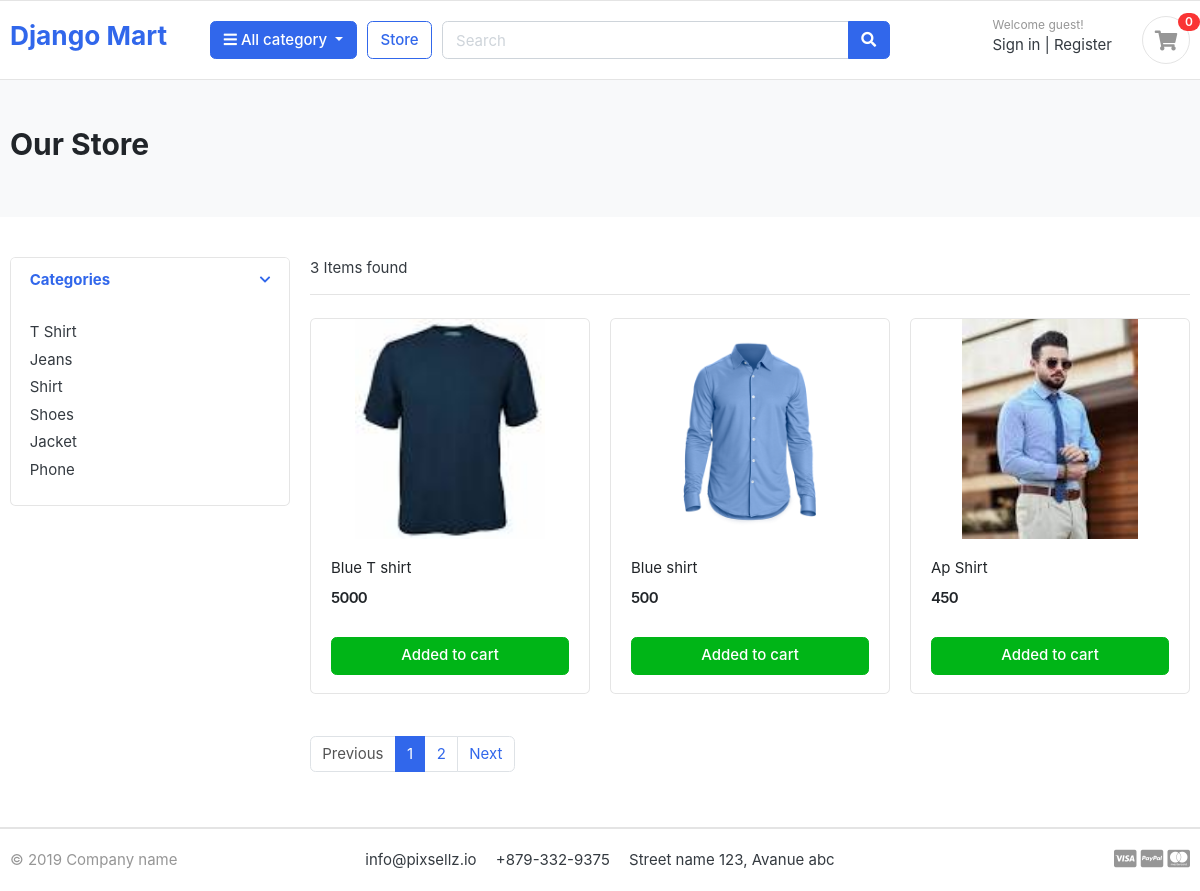
/store/, run on the app's committed database.
### category/models.py (models this page shows, shortened)
class Category(models.Model):
    category_name = models.CharField(max_length = 50, unique = True)
    slug = models.SlugField(max_length= 100, unique = True)
    description = models.TextField(max_length = 255, blank = True)
    cat_image = models.ImageField(upload_to = 'photos/categories', blank = True)

### store/models.py (models this page shows, shortened)
class Product(models.Model):
    product_name = models.CharField(max_length=100, unique=True)
    slug = models.SlugField(max_length=200, unique=True)
    description = models.TextField(max_length=500, blank=True)
    price = models.IntegerField()
    image = models.ImageField(upload_to='photos/products')
    stock = models.IntegerField()
    is_available = models.BooleanField(default=True)
    category = models.ForeignKey(Category, on_delete=models.CASCADE)
    created_date = models.DateTimeField(auto_now_add=True)
    modified_date = models.DateTimeField(auto_now=True)

### store/views.py (the view)
# urls.py: path('store/', include('store.urls')),
def store(request,category_slug=None):
    if category_slug is not None:
        category=get_object_or_404(Category,slug=category_slug)
        products=Product.objects.filter(is_available=True,category=category)
        paginator=Paginator(products,1)
        page=request.GET.get('page')
        paged_products=paginator.get_page(page)
    else:
        category=None
        products=Product.objects.filter(is_available=True)
        paginator=Paginator(products,3)
        page=request.GET.get('page')
        paged_products=paginator.get_page(page)
    categories=Category.objects.all()
    context={'products': paged_products, 'categories': categories}
    return render(request, 'store/store.html', context=context)

### store/templates/store/store.html
{% extends 'base.html' %}
{% block body%}
<section class="section-pagetop bg">
<div class="container">
	<h2 class="title-page">Our Store</h2>
</div>
</section>
<section class="section-content padding-y">
<div class="container">
<div class="row">
	<aside class="col-md-3">
<div class="card">
	<article class="filter-group">
		<header class="card-header">
			<a href="#" data-toggle="collapse" data-target="#collapse_1" aria-expanded="true" class="">
				<i class="icon-control fa fa-chevron-down"></i>
				<h6 class="title">Categories</h6>
			</a>
		</header>
		<div class="filter-content collapse show" id="collapse_1" style="">
			<div class="card-body">
				<ul class="list-menu">
				{% for category in categories %}
				<li><a href="{% url 'products_by_category' category_slug=category.slug %}">{{category.category_name}}</a></li>
				{% endfor %}
				</ul>
			</div>
		</div>
	</article>
</div>
	</aside>
	<main class="col-md-9">
<header class="border-bottom mb-4 pb-3">
		<div class="form-inline">
			<span class="mr-md-auto">{{products|length}} Items found </span>
		</div>
</header>
<div class="row">
	{%for item in products %}
	<div class="col-md-4">
		<figure class="card card-product-grid">
			<div class="img-wrap">
				<img src="{{item.image.url}}">
			</div>
			<figcaption class="info-wrap">
				<div class="fix-height">
					<a href="{% url 'single_products' product_slug=item.slug category_slug=item.category.slug  %}" class="title">{{item.product_name}}</a>
					<div class="price-wrap mt-2">
						<span class="price">{{item.price}}</span>
					</div>
				</div>
				<a href="#" class="btn btn-block btn-success">Added to cart </a>
			</figcaption>
		</figure>
	</div>
	{% endfor %}
</div>
<nav class="mt-4" aria-label="Page navigation sample">
  <ul class="pagination">
	{% if products.has_previous %}
    <li class="page-item "><a class="page-link" href="?page={{products.previous_page_number}}">Previous</a></li>
	{% else %}
    <li class="page-item disabled"><a class="page-link" >Previous</a></li>
	{% endif %}
	{% for i in products.paginator.page_range %}
    <li class="page-item {% if products.number == i %}active{% endif %}">
        <a class="page-link" href="?page={{ i }}">{{ i }}</a>
    </li>
	{% endfor %}
	{% if products.has_next %}
    <li class="page-item "><a class="page-link" href="?page={{products.next_page_number}}">Next</a></li>
	{% else %}
	<li class="page-item disabled "><a class="page-link" >Next</a></li>
	{% endif %}
  </ul>
</nav>
	</main>
</div>
</div>
</section>
{% endblock%}

### static/css/ui.css (style rules this page uses)
html { font-family: "Inter", sans-serif; font-size: 15px; }
.img-wrap { text-align: center; display: block; }
.img-wrap img { max-width: 100%; }
.price-wrap { letter-spacing: -0.7px; }
.padding-y { padding-top: 40px; padding-bottom: 40px; }
figure { margin-bottom: 0; }
article:after, .form-group:after { display: block; clear: both; content: ""; }
.bg { background-color: #f8f9fa; }
.title-page { color: #212529; }
[class*=list-] li:after { visibility: hidden; display: block; content: ""; overflow: hidden; height: 0; clear: both; }
.list-menu { list-style: none; margin: 0; padding-left: 0; }
.list-menu li { margin-bottom: 5px; }
.list-menu a { color: #343a40; }
[class*=card-product] a.title { color: #212529; display: block; }
[class*=card-product] .img-wrap { overflow: hidden; position: relative; }
[class*=card-product] .img-wrap img { height: 100%; max-width: 100%; width: auto; display: inline-block; -o-object-fit: cover; object-fit: cover; }
.card-product-grid { margin-bottom: 20px; }
.card-product-grid .img-wrap { border-radius: 0.2rem 0.2rem 0 0; height: 220px; }
.card-product-grid .info-wrap { overflow: hidden; padding: 18px 20px; }
.card-product-grid .fix-height { height: 80px; overflow: hidden; }
.card .img-wrap { overflow: hidden; }
.price { font-weight: 600; color: #212529; }
.icon-control { margin-top: 5px; float: right; font-size: 80%; }
.card-header .title { margin-bottom: 0; line-height: 1.5; }
.filter-group { border-bottom: 1px solid #e4e4e4; }
.filter-group .card-header { border-bottom: 0; }
.filter-group:last-child { border-bottom: 0; }
.section-pagetop { padding: 45px 0; }

### data on the page
Category: category_name "T Shirt"
Category: category_name "Jeans"
Category: category_name "Shirt"
Category: category_name "Shoes"
Category: category_name "Jacket"
Category: category_name "Phone"
Product: image (picture), product_name "Blue T shirt", price "5000"
Product: image (picture), product_name "Blue shirt", price "500"
Product: image (picture), product_name "Ap Shirt", price "450"

### other printed values
{{ products|length }} "3"
{{ i }} "1" "2"
